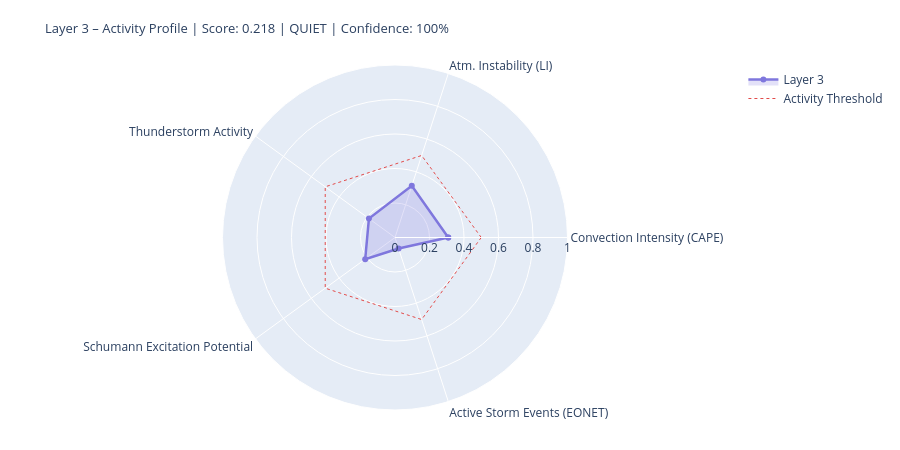

Notebook cell for this chart:
### Markdown cell above
---
## 4. State Assessment & Handoff to Layer 4/5

### Code cell
# ============================================================
# LAYER-3-SCORE
# Five dynamic components
# ============================================================

def norm(v, lo, hi):
    if v is None or (isinstance(v, float) and math.isnan(v)): return None
    return round(max(0.0, min(1.0, (v - lo) / (hi - lo))), 4)

# --- 1) Convection intensity (global CAPE mean) ---
cape_mean = df_atm['cape'].dropna().mean() if not df_atm.empty else None
conv_score = norm(cape_mean, 0, 3000)
conv_src   = 'primary' if cape_mean is not None else 'missing'

# --- 2) Atmospheric instability (LI mean) ---
li_mean   = df_atm['li'].dropna().mean() if not df_atm.empty else None
# Negative LI = unstable → higher score
instab_score = norm(-li_mean if li_mean is not None else None, -6, 6)
instab_src   = 'primary' if li_mean is not None else 'missing'

# --- 3) Thunderstorm activity (mean thunder score + WMO count) ---
thunder_mean = df_atm['thunder_score'].mean() if not df_atm.empty else None
n_thunder    = int(df_atm['thunderstorm'].sum()) if not df_atm.empty else 0
thunder_score_val = norm(
    (thunder_mean or 0) * 0.7 + n_thunder * 0.1, 0, 1.0
) if thunder_mean is not None else None
thunder_src = 'primary'

# --- 4) Schumann excitation potential (weighted Schumann contribution) ---
schumann_pot = df_atm['schumann_contribution'].mean() if not df_atm.empty else None
# Boosted by Layer-2 thunderstorm trigger
if schumann_pot is not None and l2_thunder:
    schumann_pot = min(1.0, schumann_pot * 1.2)
schumann_score = norm(schumann_pot, 0, 1.0) if schumann_pot is not None else None
schumann_src   = 'derived'

# --- 5) Storm activity (NASA EONET) ---
# Distinction: None = data not loaded, 0.0 = loaded but no events
storm_score = None
storm_src   = 'missing'
if raw.get('storms') is not None:          # API reached successfully
    storm_score = norm(len(storm_events), 0, 30) if storm_events else 0.0
    storm_src   = 'primary'

# X-Ray and Kp: context only, not in dynamic score
# (X-Ray = Layer-0/4 driver; Kp = geomagnetic index, not a lightning proxy)
xray_context = None
if raw.get('xray'):
    df_xc = pd.DataFrame(raw['xray'])
    fc = next((c for c in df_xc.columns
               if any(k in c.lower() for k in ['flux','long']) and 'time' not in c.lower()),
              df_xc.columns[1])
    df_xc[fc] = pd.to_numeric(df_xc[fc], errors='coerce')
    xray_last = df_xc[fc].dropna().iloc[-1] if not df_xc[fc].dropna().empty else None
    if xray_last:
        xray_class = ('X' if xray_last>=1e-4 else 'M' if xray_last>=1e-5
                      else 'C' if xray_last>=1e-6 else 'B')
        xray_context = {'flux': float(xray_last), 'class': xray_class}
        print(f'X-Ray context: {xray_class}-class ({xray_last:.2e} W/m²)')

# --- Aggregate ---
COMPONENTS = {
    'Convection Intensity (CAPE)':  {'score': conv_score,       'source': conv_src,    'dynamic': True},
    'Atm. Instability (LI)':         {'score': instab_score,     'source': instab_src,  'dynamic': True},
    'Thunderstorm Activity':              {'score': thunder_score_val, 'source': thunder_src, 'dynamic': True},
    'Schumann Excitation Potential':   {'score': schumann_score,   'source': schumann_src,'dynamic': True},
    'Active Storm Events (EONET)': {'score': storm_score,      'source': storm_src,   'dynamic': True},
}

available   = {k: v['score'] for k, v in COMPONENTS.items() if v['score'] is not None}
unavailable = [k for k, v in COMPONENTS.items() if v['score'] is None]
layer3_score = round(sum(available.values()) / len(available), 4) if available else None
confidence   = round(len(available) / len(COMPONENTS), 2)
level = ('unknown' if layer3_score is None
         else 'quiet'   if layer3_score < 0.3
         else 'moderate' if layer3_score < 0.6
         else 'active')
dominant_l3 = max(available, key=available.get) if available else 'none'

# --- Ausgabe ---
W = 68
print('=' * W)
print('LAYER 3 – ATMOSPHERE / WEATHER / THUNDERSTORMS – STATE ASSESSMENT')
print('=' * W)
for name, comp in COMPONENTS.items():
    s = comp['score']
    if s is not None:
        bar = '█' * int(s * 20) + '░' * (20 - int(s * 20))
        print(f'  {name:<36} {bar}  {s:.3f}  [{comp["source"]}]')
    else:
        print(f'  {name:<36} {"─" * 20}  n/a   [missing]')
print('-' * W)
print(f'  Score:        {layer3_score:.3f}  ({len(available)}/{len(COMPONENTS)} components)')
print(f'  Confidence:   {confidence:.0%}')
print(f'  Level:        {level.upper()}')
print(f'  Dominant:     {dominant_l3}')
print(f'  CAPE mean:    {cape_mean:.0f} J/kg' if cape_mean else '  CAPE mean:    n/a')
print(f'  LI mean:      {li_mean:.1f} K' if li_mean is not None else '  LI mean:      n/a')
print(f'  Thunderstorms:{n_thunder} points (WMO)  +  {len(storm_events)} NASA EONET')
print('=' * W)

# Radar
cats   = list(available.keys())
vals_r = list(available.values())
if len(cats) >= 3:
    fig = go.Figure()
    fig.add_trace(go.Scatterpolar(
        r=vals_r + [vals_r[0]], theta=cats + [cats[0]],
        fill='toself', fillcolor='rgba(127,119,221,0.22)',
        line=dict(color='#7F77DD', width=2.5), name='Layer 3'
    ))
    fig.add_trace(go.Scatterpolar(
        r=[0.5] * (len(cats)+1), theta=cats + [cats[0]],
        line=dict(color='#E24B4A', dash='dot', width=1),
        mode='lines', name='Activity Threshold'
    ))
    fig.update_layout(
        title=dict(
            text=f'Layer 3 – Activity Profile | Score: {layer3_score:.3f} | {level.upper()} | Confidence: {confidence:.0%}',
            font=dict(size=13)
        ),
        polar=dict(radialaxis=dict(visible=True, range=[0, 1])),
        height=450, showlegend=True,
        margin=dict(l=60, r=60, t=65, b=40)
    )
    fig.show()

### Figure 1 — Plotly figure (JSON) as saved in the notebook; plotly's stock layout.template omitted (floating-point values rounded to 4 significant figures)
{"data": [{"fill": "toself", "fillcolor": "rgba(127,119,221,0.22)", "line": {"color": "#7F77DD", "width": 2.5}, "name": "Layer 3", "r": [0.3087, 0.315, 0.1869, 0.2136, 0.0667, 0.3087], "theta": ["Convection Intensity (CAPE)", "Atm. Instability (LI)", "Thunderstorm Activity", "Schumann Excitation Potential", "Active Storm Events (EONET)", "Convection Intensity (CAPE)"], "type": "scatterpolar"}, {"line": {"color": "#E24B4A", "dash": "dot", "width": 1}, "mode": "lines", "name": "Activity Threshold", "r": [0.5, 0.5, 0.5, 0.5, 0.5, 0.5], "theta": ["Convection Intensity (CAPE)", "Atm. Instability (LI)", "Thunderstorm Activity", "Schumann Excitation Potential", "Active Storm Events (EONET)", "Convection Intensity (CAPE)"], "type": "scatterpolar"}], "layout": {"height": 450, "margin": {"b": 40, "l": 60, "r": 60, "t": 65}, "polar": {"radialaxis": {"range": [0, 1], "visible": true}}, "showlegend": true, "title": {"font": {"size": 13}, "text": "Layer 3 – Activity Profile | Score: 0.218 | QUIET | Confidence: 100%"}}}
